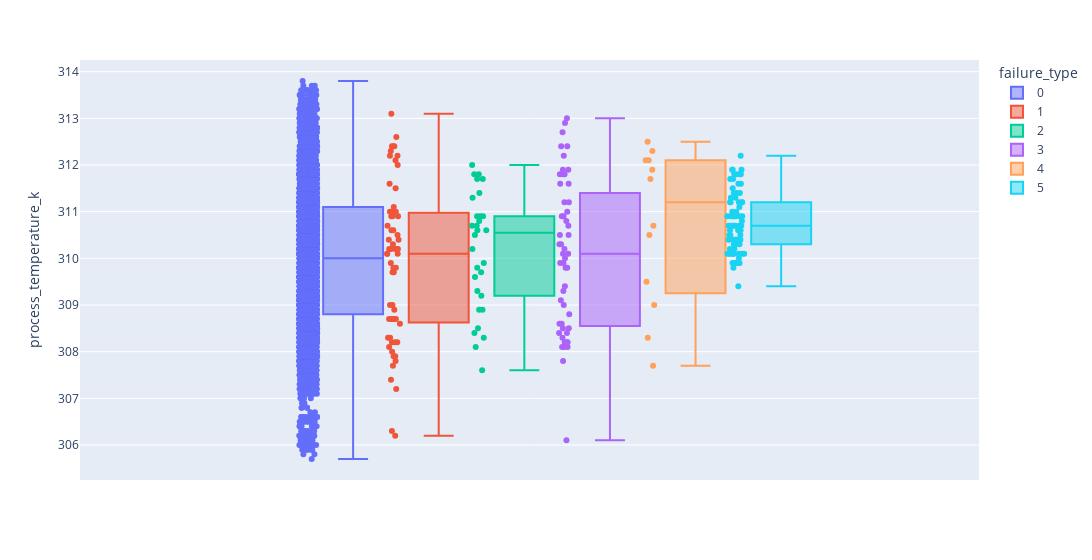

The notebook cell this image was saved under:
### Code cell
histogram('process_temperature_k')

### Figure 1 — Plotly figure (JSON) as saved in the notebook; plotly's stock layout.template omitted (floating-point values rounded to 4 significant figures; data arrays with more than 128 entries replaced by an {"elided": "..."} marker saying what was removed)
{"data": [{"alignmentgroup": "True", "boxpoints": "all", "hovertemplate": "failure_type=0<br>process_temperature_k=%{y}<extra></extra>", "legendgroup": "0", "marker": {"color": "#636efa"}, "name": "0", "notched": false, "offsetgroup": "0", "orientation": "v", "showlegend": true, "type": "box", "x0": " ", "xaxis": "x", "y": {"elided": "6435 float values"}, "y0": " ", "yaxis": "y"}, {"alignmentgroup": "True", "boxpoints": "all", "hovertemplate": "failure_type=1<br>process_temperature_k=%{y}<extra></extra>", "legendgroup": "1", "marker": {"color": "#EF553B"}, "name": "1", "notched": false, "offsetgroup": "1", "orientation": "v", "showlegend": true, "type": "box", "x0": " ", "xaxis": "x", "y": [309, 308.7, 308.2, 308.3, 308.7, 309.8, 307.4, 306.3, 306.2, 307.2, 307.7, 307.8, 310.1, 310.2, 308.7, 308, 307.9, 308.2, 308.9, 308.7, 308.7, 308.6, 309.8, 309.9, 310.9, 311, 311.5, 310.6, 311, 309.7, 310.4, 310.2, 312, 312.4, 313.1, 312.6, 312.3, 312.1, 312.2, 312.4, 310.2, 310.9, 310.9, 310.1, 310.4, 310.6, 310.7, 311.1, 310.5, 310.2, 311, 311.6, 312.4, 312.2, 310.3, 310.1, 309.7, 308.1, 308.3, 307.9, 309, 310.2, 308.2], "y0": " ", "yaxis": "y"}, {"alignmentgroup": "True", "boxpoints": "all", "hovertemplate": "failure_type=2<br>process_temperature_k=%{y}<extra></extra>", "legendgroup": "2", "marker": {"color": "#00cc96"}, "name": "2", "notched": false, "offsetgroup": "2", "orientation": "v", "showlegend": true, "type": "box", "x0": " ", "xaxis": "x", "y": [308.9, 307.6, 309.2, 308.4, 309.3, 309.6, 310.9, 310.9, 311.3, 310.8, 310.9, 309.7, 310.5, 312, 310.2, 310.6, 310.6, 309.9, 311.4, 311.8, 311.7, 311.7, 311.8, 310.7, 308.3, 308.5, 308.1, 308.9, 310.7, 309.8], "y0": " ", "yaxis": "y"}, {"alignmentgroup": "True", "boxpoints": "all", "hovertemplate": "failure_type=3<br>process_temperature_k=%{y}<extra></extra>", "legendgroup": "3", "marker": {"color": "#ab63fa"}, "name": "3", "notched": false, "offsetgroup": "3", "orientation": "v", "showlegend": true, "type": "box", "x0": " ", "xaxis": "x", "y": [308.2, 308.1, 308.3, 308.5, 308.1, 306.1, 307.8, 308.1, 309.8, 308.4, 308.2, 308.6, 308.5, 308.8, 309, 309.1, 309.3, 310.1, 310.9, 311.2, 311.6, 310.8, 310.5, 312.7, 312.9, 313, 312.4, 312.4, 312.2, 311.8, 311, 310.5, 309.9, 310.7, 311.6, 310.3, 311.9, 311.2, 311.8, 311.8, 311.9, 310.9, 309.8, 308.4, 308.2, 308.6, 309.9, 310, 310.1, 310.2, 310.3, 309.4], "y0": " ", "yaxis": "y"}, {"alignmentgroup": "True", "boxpoints": "all", "hovertemplate": "failure_type=4<br>process_temperature_k=%{y}<extra></extra>", "legendgroup": "4", "marker": {"color": "#FFA15A"}, "name": "4", "notched": false, "offsetgroup": "4", "orientation": "v", "showlegend": true, "type": "box", "x0": " ", "xaxis": "x", "y": [308.3, 307.7, 309.5, 309, 310.5, 312.3, 312.1, 312.5, 312.1, 310.7, 311.7, 311.9], "y0": " ", "yaxis": "y"}, {"alignmentgroup": "True", "boxpoints": "all", "hovertemplate": "failure_type=5<br>process_temperature_k=%{y}<extra></extra>", "legendgroup": "5", "marker": {"color": "#19d3f3"}, "name": "5", "notched": false, "offsetgroup": "5", "orientation": "v", "showlegend": true, "type": "box", "x0": " ", "xaxis": "x", "y": [309.4, 310.9, 310.9, 310.6, 310.9, 310.4, 310.4, 310.7, 310.7, 310.4, 310.4, 310.5, 310.6, 310.6, 310.9, 310.7, 310.7, 310.7, 310.9, 310.9, 311, 311.1, 310.9, 310.1, 309.9, 309.9, 309.9, 309.9, 310.1, 310.1, 309.8, 309.9, 310, 310.1, 310.1, 310.3, 310.1, 310.1, 310.1, 310.2, 310.3, 310.5, 310.5, 310.4, 310.4, 310.3, 310.2, 310.4, 310.7, 310.8, 310.9, 311.2, 311.2, 311, 311.3, 311.3, 311.2, 311.2, 311.4, 311.4, 311.6, 311.7, 311.8, 311.8, 311.8, 311.6, 311.5, 311.4, 311.2, 311.7, 311.9, 312.2, 311.9, 311.9, 311.8], "y0": " ", "yaxis": "y"}], "layout": {"boxmode": "group", "legend": {"title": {"text": "failure_type"}, "tracegroupgap": 0}, "margin": {"t": 60}, "width": 1200, "xaxis": {"anchor": "y", "domain": [0, 1]}, "yaxis": {"anchor": "x", "domain": [0, 1], "title": {"text": "process_temperature_k"}}}}
